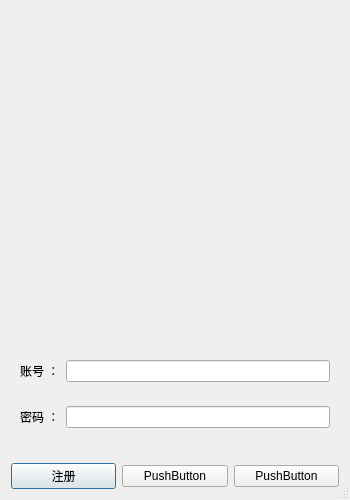
<?xml version="1.0" encoding="UTF-8"?>
<ui version="4.0">
 <class>loginDialog</class>
 <widget class="QDialog" name="loginDialog">
  <property name="geometry">
   <rect>
    <x>0</x>
    <y>0</y>
    <width>350</width>
    <height>500</height>
   </rect>
  </property>
  <property name="sizePolicy">
   <sizepolicy hsizetype="Preferred" vsizetype="Preferred">
    <horstretch>0</horstretch>
    <verstretch>0</verstretch>
   </sizepolicy>
  </property>
  <property name="maximumSize">
   <size>
    <width>16777215</width>
    <height>16777215</height>
   </size>
  </property>
  <property name="baseSize">
   <size>
    <width>0</width>
    <height>0</height>
   </size>
  </property>
  <property name="font">
   <font>
    <hintingpreference>PreferVerticalHinting</hintingpreference>
   </font>
  </property>
  <property name="cursor">
   <cursorShape>ArrowCursor</cursorShape>
  </property>
  <property name="windowTitle">
   <string>Dialog</string>
  </property>
  <property name="sizeGripEnabled">
   <bool>true</bool>
  </property>
  <layout class="QVBoxLayout" name="verticalLayout_2">
   <property name="sizeConstraint">
    <enum>QLayout::SizeConstraint::SetDefaultConstraint</enum>
   </property>
   <item>
    <widget class="QLabel" name="logoLabel">
     <property name="text">
      <string/>
     </property>
    </widget>
   </item>
   <item>
    <layout class="QVBoxLayout" name="verticalLayout">
     <property name="sizeConstraint">
      <enum>QLayout::SizeConstraint::SetMinAndMaxSize</enum>
     </property>
     <item>
      <layout class="QHBoxLayout" name="horizontalLayout_2">
       <item>
        <layout class="QVBoxLayout" name="verticalLayout_3">
         <property name="sizeConstraint">
          <enum>QLayout::SizeConstraint::SetNoConstraint</enum>
         </property>
         <item>
          <layout class="QHBoxLayout" name="horizontalLayout_3">
           <property name="sizeConstraint">
            <enum>QLayout::SizeConstraint::SetMinAndMaxSize</enum>
           </property>
           <property name="leftMargin">
            <number>9</number>
           </property>
           <property name="topMargin">
            <number>9</number>
           </property>
           <property name="rightMargin">
            <number>9</number>
           </property>
           <property name="bottomMargin">
            <number>9</number>
           </property>
           <item alignment="Qt::AlignmentFlag::AlignLeft|Qt::AlignmentFlag::AlignVCenter">
            <widget class="QLabel" name="label">
             <property name="maximumSize">
              <size>
               <width>40</width>
               <height>16777215</height>
              </size>
             </property>
             <property name="text">
              <string>账号 ：</string>
             </property>
            </widget>
           </item>
           <item>
            <widget class="QLineEdit" name="lineEdit">
             <property name="sizePolicy">
              <sizepolicy hsizetype="Expanding" vsizetype="Fixed">
               <horstretch>0</horstretch>
               <verstretch>0</verstretch>
              </sizepolicy>
             </property>
            </widget>
           </item>
          </layout>
         </item>
         <item>
          <layout class="QHBoxLayout" name="horizontalLayout_4">
           <property name="sizeConstraint">
            <enum>QLayout::SizeConstraint::SetMinAndMaxSize</enum>
           </property>
           <property name="leftMargin">
            <number>9</number>
           </property>
           <property name="topMargin">
            <number>9</number>
           </property>
           <property name="rightMargin">
            <number>9</number>
           </property>
           <property name="bottomMargin">
            <number>9</number>
           </property>
           <item>
            <widget class="QLabel" name="label_4">
             <property name="text">
              <string>密码 ：</string>
             </property>
            </widget>
           </item>
           <item>
            <widget class="QLineEdit" name="lineEdit_2"/>
           </item>
          </layout>
         </item>
        </layout>
       </item>
      </layout>
     </item>
     <item>
      <spacer name="verticalSpacer">
       <property name="orientation">
        <enum>Qt::Orientation::Vertical</enum>
       </property>
       <property name="sizeType">
        <enum>QSizePolicy::Policy::Fixed</enum>
       </property>
       <property name="sizeHint" stdset="0">
        <size>
         <width>20</width>
         <height>20</height>
        </size>
       </property>
      </spacer>
     </item>
     <item>
      <layout class="QHBoxLayout" name="horizontalLayout">
       <property name="sizeConstraint">
        <enum>QLayout::SizeConstraint::SetMinAndMaxSize</enum>
       </property>
       <item>
        <widget class="QPushButton" name="resgiterPushButton">
         <property name="text">
          <string>注册</string>
         </property>
        </widget>
       </item>
       <item>
        <widget class="QPushButton" name="pushButton_2">
         <property name="text">
          <string>PushButton</string>
         </property>
        </widget>
       </item>
       <item>
        <widget class="QPushButton" name="pushButton">
         <property name="text">
          <string>PushButton</string>
         </property>
        </widget>
       </item>
      </layout>
     </item>
    </layout>
   </item>
  </layout>
 </widget>
 <resources/>
 <connections/>
</ui>
